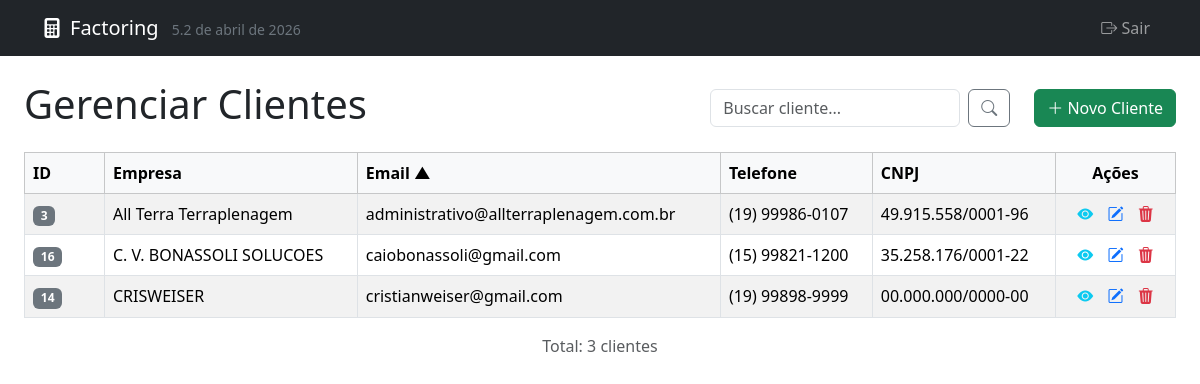
The page /listar_clientes.php?sort=email&dir=asc on the database its author committed.
### tables this page shows
CREATE TABLE `clientes` (
  `id` int(11) NOT NULL AUTO_INCREMENT,
  `nome` varchar(255) NOT NULL,
  `email` varchar(255) DEFAULT NULL,
  `telefone` varchar(50) DEFAULT NULL,
  `tipo_pessoa` enum('FISICA','JURIDICA') NOT NULL DEFAULT 'FISICA',
  `documento_principal` varchar(18) DEFAULT NULL,
  `documento_secundario` varchar(14) DEFAULT NULL,
  `cpf` varchar(14) DEFAULT NULL,
  `cnpj` varchar(18) DEFAULT NULL,
  `documento_socio` varchar(14) DEFAULT NULL,
  `empresa` varchar(255) DEFAULT NULL,
  `endereco` text DEFAULT NULL,
  `cep` varchar(10) DEFAULT NULL,
  `logradouro` varchar(255) DEFAULT NULL,
  `numero` varchar(20) DEFAULT NULL,
  `complemento` varchar(100) DEFAULT NULL,
  `bairro` varchar(100) DEFAULT NULL,
  `cidade` varchar(100) DEFAULT NULL,
  `estado` varchar(2) DEFAULT NULL,
  `data_cadastro` timestamp NOT NULL DEFAULT current_timestamp(),
  PRIMARY KEY (`id`),
  UNIQUE KEY `cpf` (`cpf`),
  UNIQUE KEY `cnpj` (`cnpj`),
  UNIQUE KEY `documento_principal` (`documento_principal`),
  KEY `idx_nome` (`nome`),
  KEY `idx_empresa` (`empresa`)
);

### listar_clientes.php (the view, shortened to what this page needs)
<?php require_once 'auth_check.php'; ?><?php
require_once 'db_connection.php';
$results_per_page = 15;
$page = isset($_GET['page']) && is_numeric($_GET['page']) ? (int)$_GET['page'] : 1;
$search = isset($_GET['search']) ? trim($_GET['search']) : '';
$sort = isset($_GET['sort']) ? $_GET['sort'] : 'nome';
$dir = isset($_GET['dir']) && in_array(strtolower($_GET['dir']), ['asc', 'desc']) ? strtolower($_GET['dir']) : 'asc';
$allowed_sort_columns = [
    'id' => 'id',
    'nome' => 'nome',
    'empresa' => 'empresa',
    'email' => 'email',
    'telefone' => 'telefone',
    'documento_principal' => 'documento_principal'
];
$sort_column_sql = $allowed_sort_columns[$sort];
$offset = ($page - 1) * $results_per_page;
$params_count = [];
$whereClauses = [];
$whereSql = !empty($whereClauses) ? "WHERE " . implode(" AND ", $whereClauses) : "";
$total_results = 0;
try {
    $countSql = "SELECT COUNT(id) FROM clientes $whereSql";
    $stmtCount = $pdo->prepare($countSql);
    $stmtCount->execute($params_count);
    $total_results = (int)$stmtCount->fetchColumn();
} catch (PDOException $e) {
    echo "<div class='alert alert-danger'>Erro Crítico [Count Clientes]: " . htmlspecialchars($e->getMessage()) . "</div>";
    $clientes = [];
    $total_pages = 0;
}
$total_pages = ($results_per_page > 0) ? ceil($total_results / $results_per_page) : 0;
$clientes = [];
try {
    $sql = "SELECT id, empresa as nome, email, telefone, empresa, documento_principal FROM clientes
            $whereSql
            ORDER BY $sort_column_sql $dir
            LIMIT :limit OFFSET :offset";
    $stmt = $pdo->prepare($sql);
    $stmt->bindParam(':limit', $results_per_page, PDO::PARAM_INT);
    $stmt->bindParam(':offset', $offset, PDO::PARAM_INT);
    $stmt->execute();
    $clientes = $stmt->fetchAll(PDO::FETCH_ASSOC);
} catch (PDOException $e) {
    echo "<div class='alert alert-danger'>Erro Crítico [Data Clientes]: " . htmlspecialchars($e->getMessage()) . "</div>";
}
function getSortLink($column, $text, $currentSort, $currentDir, $currentSearch) {
    $newDir = ($currentSort === $column && $currentDir === 'asc') ? 'desc' : 'asc';
    $icon = '';
    if ($currentSort === $column) {
        $icon = $currentDir === 'asc' ? ' ▲' : ' ▼';
    }
    $searchParam = $currentSearch ? '&search=' . urlencode($currentSearch) : '';
    $pageParam = '';
    return "<a href=\"?sort=$column&dir=$newDir$searchParam$pageParam\">" . htmlspecialchars($text) . $icon . "</a>";
}
function formatDocumento($documento) {
    $docLimpo = preg_replace('/\D/', '', $documento);
    if (strlen($docLimpo) == 14) {
        return substr($docLimpo, 0, 2) . '.' .
               substr($docLimpo, 2, 3) . '.' .
               substr($docLimpo, 5, 3) . '/' .
               substr($docLimpo, 8, 4) . '-' .
               substr($docLimpo, 12, 2);
    }
    return $documento;
}
?>
<!DOCTYPE html>
<html lang="pt-BR">
<head>
    <link href="https://cdn.jsdelivr.net/npm/bootstrap@5.3.3/dist/css/bootstrap.min.css" rel="stylesheet">
    <link rel="stylesheet" href="https://cdn.jsdelivr.net/npm/bootstrap-icons@1.11.3/font/bootstrap-icons.min.css">
</head>
<body>
    <?php require_once 'menu.php'; ?>
    <div class="container-fluid px-3 px-md-4 mt-4">
        <div class="d-flex justify-content-between align-items-center mb-3 flex-wrap gap-2">
            <h1>Gerenciar Clientes</h1>
             <form method="GET" action="listar_clientes.php" class="d-flex ms-auto me-3" style="max-width: 300px;">
                <input class="form-control me-2" type="search" name="search" placeholder="Buscar cliente..." aria-label="Buscar" value="<?php echo htmlspecialchars($search); ?>">
                <button class="btn btn-outline-secondary" type="submit"><i class="bi bi-search"></i></button>
            </form>
            <a href="form_cliente.php" class="btn btn-success">
                <i class="bi bi-plus-lg"></i> Novo Cliente
            </a>
        </div>
        <?php if (empty($clientes) && $total_results == 0 && empty($search)): ?>
            <div class="alert alert-info">Nenhum cliente cadastrado ainda. <a href="form_cliente.php">Clique aqui para adicionar</a>.</div>
        <?php elseif (empty($clientes) && $total_results > 0): ?>
             <p class="alert alert-warning">Nenhum cliente encontrado para a busca: "<?php echo htmlspecialchars($search); ?>" nesta página.</p>
        <?php elseif (empty($clientes) && $total_results == 0): ?>
            <div class="alert alert-warning">Nenhum cliente encontrado para a busca: "<?php echo htmlspecialchars($search); ?>"</div>
        <?php else: ?>
            <div class="table-responsive">
                <table class="table table-striped table-bordered table-hover">
                    <thead class="table-light">
                        <tr>
                            <th style="width: 80px;"><?php echo getSortLink('id', 'ID', $sort, $dir, $search); ?></th>
                            <th><?php echo getSortLink('empresa', 'Empresa', $sort, $dir, $search); ?></th>
                            <th><?php echo getSortLink('email', 'Email', $sort, $dir, $search); ?></th>
                            <th><?php echo getSortLink('telefone', 'Telefone', $sort, $dir, $search); ?></th>
                            <th><?php echo getSortLink('documento_principal', 'CNPJ', $sort, $dir, $search); ?></th>
                            <th class="text-center" style="width: 120px;">Ações</th>
                        </tr>
                    </thead>
                    <tbody>
                        <?php foreach ($clientes as $cliente): ?>
                            <tr>
                                <td><span class="badge bg-secondary"><?php echo $cliente['id']; ?></span></td>
                                <td><?php echo htmlspecialchars($cliente['empresa'] ?? '-'); ?></td>
                                <td><?php echo htmlspecialchars($cliente['email'] ?? '-'); ?></td>
                                <td><?php echo htmlspecialchars($cliente['telefone'] ?? '-'); ?></td>
                                <td><?php
                                    echo formatDocumento($cliente['documento_principal'] ?? '');
                                ?></td>
                                <td class="text-center">
                                    <a href="visualizar_cliente.php?id=<?php echo $cliente['id']; ?>" class="text-info action-icon" title="Visualizar Cliente"><i class="bi bi-eye-fill"></i></a>
                                    <a href="form_cliente.php?id=<?php echo $cliente['id']; ?>" class="text-primary action-icon" title="Editar Cliente"><i class="bi bi-pencil-square"></i></a>
                                    <a href="excluir_cliente.php?id=<?php echo $cliente['id']; ?>" class="text-danger action-icon delete-btn" title="Excluir Cliente" onclick="return confirm('Tem certeza que deseja excluir este cliente? Operações associadas a ele podem ficar sem referência.');"><i class="bi bi-trash3-fill"></i></a>
                                </td>
                            </tr>
                        <?php endforeach; ?>
                    </tbody>
                </table>
            </div>
             <?php if ($total_pages > 1): ?>
                <nav aria-label="Paginação Clientes">
                    <ul class="pagination justify-content-center">
                         <?php $baseUrl = "?sort=" . urlencode($sort) . "&dir=" . urlencode($dir) . "&search=" . urlencode($search); ?>
                        <li class="page-item <?php echo ($page <= 1) ? 'disabled' : ''; ?>">
                            <a class="page-link" href="<?php echo $baseUrl . '&page=' . ($page - 1); ?>">&laquo;</a>
                        </li>
                        <?php
                            $start_page = max(1, $page - 2); $end_page = min($total_pages, $page + 2);
                            if ($page <= 3) $end_page = min($total_pages, 5);
                            if ($page >= $total_pages - 2) $start_page = max(1, $total_pages - 4);
                            if ($start_page > 1) {
                                echo '<li class="page-item"><a class="page-link" href="' . $baseUrl . '&page=1">1</a></li>';
                                if ($start_page > 2) echo '<li class="page-item disabled"><span class="page-link">...</span></li>';
                            }
                            for ($i = $start_page; $i <= $end_page; $i++):
                        ?>
                            <li class="page-item <?php echo ($i == $page) ? 'active' : ''; ?>">
                                <a class="page-link" href="<?php echo $baseUrl . '&page=' . $i; ?>"><?php echo $i; ?></a>
                            </li>
                        <?php endfor;
                            if ($end_page < $total_pages) {
                                if ($end_page < $total_pages - 1) echo '<li class="page-item disabled"><span class="page-link">...</span></li>';
                                echo '<li class="page-item"><a class="page-link" href="' . $baseUrl . '&page=' . $total_pages . '">' . $total_pages . '</a></li>';
                             }
                        ?>
                        <li class="page-item <?php echo ($page >= $total_pages) ? 'disabled' : ''; ?>">
                            <a class="page-link" href="<?php echo $baseUrl . '&page=' . ($page + 1); ?>">&raquo;</a>
                        </li>
                    </ul>
                </nav>
                 <p class="text-center text-muted">Página <?php echo $page; ?> de <?php echo $total_pages; ?> (Total: <?php echo $total_results; ?> clientes)</p>
            <?php elseif($total_results > 0): ?>
                 <p class="text-center text-muted">Total: <?php echo $total_results; ?> cliente<?php echo $total_results == 1 ? '' : 's'; ?></p>
            <?php endif; ?>
        <?php endif; ?>
    </div>
</body>
</html>

### listar_clientes.php (style rules this page uses)
th, td { vertical-align: middle; }
.action-icon { margin: 0 5px; }
th a { text-decoration: none; color: inherit; }

### rows shown on the page
clientes: id "3", empresa "All Terra Terraplenagem", email "administrativo@allterraplenagem.com.br", telefone "(19) 99986-0107", documento_principal "49.915.558/0001-96"
clientes: id "16", empresa "C. V. BONASSOLI SOLUCOES", email "caiobonassoli@gmail.com", telefone "(15) 99821-1200", documento_principal "35.258.176/0001-22"
clientes: id "14", empresa "CRISWEISER", email "cristianweiser@gmail.com", telefone "(19) 99898-9999", documento_principal "00.000.000/0000-00"

### other values the page prints
$menuAppName "Factoring"
$menuAppVersion "5.2 de abril de 2026"
$text "ID Empresa Email Telefone CNPJ"
$icon "▲"
$total_results "3"
